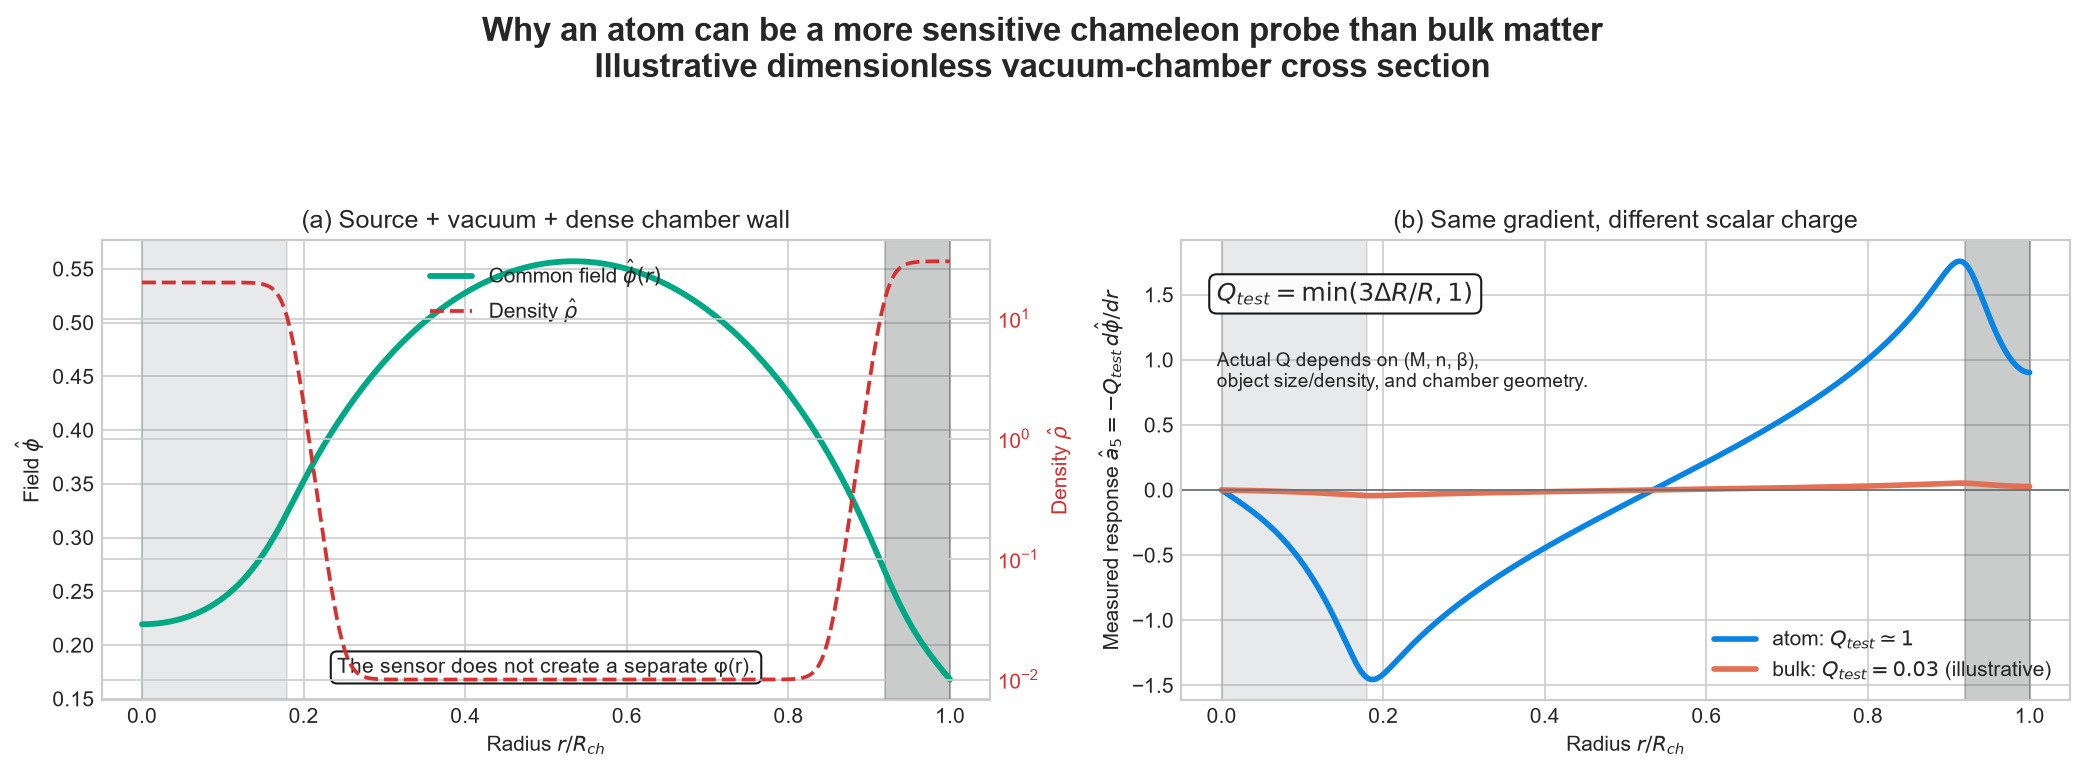

Here is the Python script that generated this plot:
"""Illustrative vacuum-chamber profile for atom versus bulk sensors.

The field profile is a property of the chamber and source.  A test sensor does
not get a different phi(r); instead, its scalar charge Q_test multiplies the
same field gradient.  The charge values below are illustrative, not a fit to a
specific experiment or a new exclusion limit.
"""

from pathlib import Path

import matplotlib
matplotlib.use("Agg")
import matplotlib.pyplot as plt
import numpy as np
from scipy.integrate import solve_bvp

from chameleon_numerics import MODEL, phi_min


SOURCE_RADIUS = 0.18
CHAMBER_RADIUS = 1.0
WALL_START = 0.92
RHO_SOURCE = 20.0
RHO_VACUUM = 0.01
RHO_WALL = 30.0
Q_ATOM = 1.0
Q_BULK = 0.03
OUTPUT = Path(__file__).with_name("sensor_detectability.png")


def smooth_step(x, center, width=0.018):
    return 0.5 * (1.0 + np.tanh((np.asarray(x) - center) / width))


def density(radius):
    source_to_vacuum = smooth_step(radius, SOURCE_RADIUS)
    vacuum_to_wall = smooth_step(radius, WALL_START)
    source_vacuum = RHO_SOURCE * (1.0 - source_to_vacuum) + RHO_VACUUM * source_to_vacuum
    return source_vacuum * (1.0 - vacuum_to_wall) + RHO_WALL * vacuum_to_wall


def solve_profile():
    grid = np.linspace(0.0, CHAMBER_RADIUS, 500)
    wall_value = phi_min(RHO_WALL)
    source_value = phi_min(RHO_SOURCE)
    guess = np.zeros((2, grid.size))
    guess[0] = source_value + (wall_value - source_value) * (grid / CHAMBER_RADIUS) ** 2
    guess[1] = np.gradient(guess[0], grid)

    def ode(radius, values):
        return np.vstack((values[1], MODEL.source(values[0], density(radius))))

    def boundary(left, right):
        return np.array((left[1], right[0] - wall_value))

    result = solve_bvp(ode, boundary, grid, guess, tol=1.0e-6, max_nodes=30_000)
    if not result.success:
        raise RuntimeError(result.message)
    return result


def main() -> None:
    profile = solve_profile()
    radius = np.linspace(0.0, CHAMBER_RADIUS, 1000)
    phi, gradient = profile.sol(radius)
    atom_acceleration = -Q_ATOM * gradient
    bulk_acceleration = -Q_BULK * gradient

    plt.style.use("seaborn-v0_8-whitegrid")
    fig, axes = plt.subplots(1, 2, figsize=(14, 5.2), dpi=150)
    fig.suptitle(
        "Why an atom can be a more sensitive chameleon probe than bulk matter\n"
        "Illustrative dimensionless vacuum-chamber cross section",
        fontsize=16,
        fontweight="bold",
    )

    ax = axes[0]
    phi_line = ax.plot(radius, phi, color="#00a884", lw=2.8, label=r"Common field $\hat\phi(r)$")
    ax.set(xlabel=r"Radius $r/R_{ch}$", ylabel=r"Field $\hat\phi$", title="(a) Source + vacuum + dense chamber wall")
    ax.axvspan(0.0, SOURCE_RADIUS, color="#636e72", alpha=0.15, label="dense source")
    ax.axvspan(WALL_START, CHAMBER_RADIUS, color="#2d3436", alpha=0.25, label="dense wall")
    twin = ax.twinx()
    density_line = twin.semilogy(radius, density(radius), "--", color="#d63031", lw=1.8, label=r"Density $\hat\rho$")
    twin.set_ylabel(r"Density $\hat\rho$", color="#d63031")
    twin.tick_params(axis="y", labelcolor="#d63031")
    lines = phi_line + density_line
    ax.legend(lines, [line.get_label() for line in lines], loc="upper center")
    ax.text(
        0.50,
        0.06,
        "The sensor does not create a separate φ(r).",
        transform=ax.transAxes,
        ha="center",
        fontsize=10,
        bbox={"boxstyle": "round", "facecolor": "white", "alpha": 0.9},
    )

    ax = axes[1]
    ax.plot(radius, atom_acceleration, color="#0984e3", lw=2.7, label=r"atom: $Q_{test}\simeq1$")
    ax.plot(radius, bulk_acceleration, color="#e17055", lw=2.7, label=r"bulk: $Q_{test}=0.03$ (illustrative)")
    ax.axhline(0.0, color="#636e72", lw=0.8)
    ax.axvspan(0.0, SOURCE_RADIUS, color="#636e72", alpha=0.15)
    ax.axvspan(WALL_START, CHAMBER_RADIUS, color="#2d3436", alpha=0.25)
    ax.set(
        xlabel=r"Radius $r/R_{ch}$",
        ylabel=r"Measured response $\hat a_5=-Q_{test}\,d\hat\phi/dr$",
        title="(b) Same gradient, different scalar charge",
    )
    ax.legend(loc="lower right")
    ax.text(
        0.04,
        0.91,
        r"$Q_{test}=\min(3\Delta R/R,1)$",
        transform=ax.transAxes,
        fontsize=12,
        va="top",
        bbox={"boxstyle": "round", "facecolor": "white", "alpha": 0.9},
    )
    ax.text(
        0.04,
        0.76,
        "Actual Q depends on (M, n, β),\nobject size/density, and chamber geometry.",
        transform=ax.transAxes,
        fontsize=9,
        va="top",
    )

    fig.tight_layout(rect=(0, 0, 1, 0.88))
    fig.savefig(OUTPUT, bbox_inches="tight")
    plt.close(fig)
    print(f"saved {OUTPUT}")


if __name__ == "__main__":
    main()
